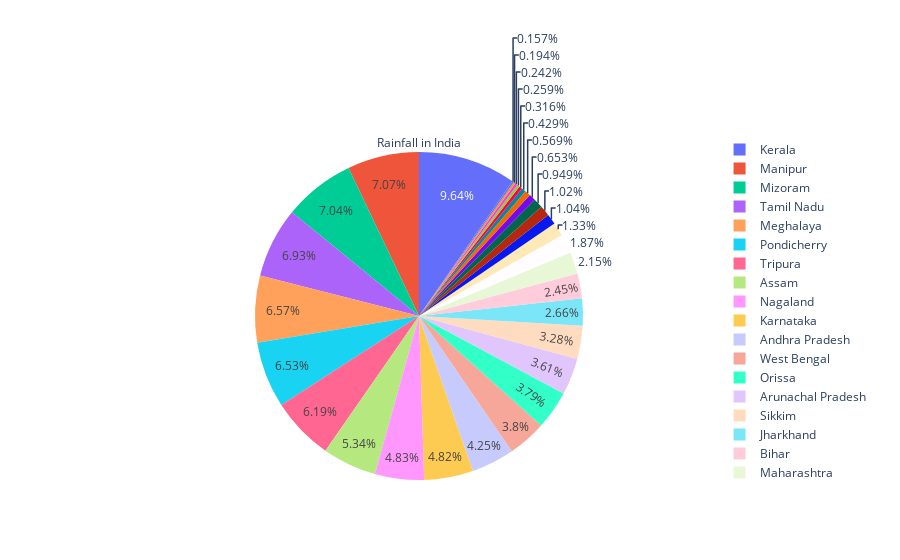

Notebook cell for this chart:
### Code cell
data_temp=data1.get_group(state_name).sum()
np_arr = np.random.randn(13, 31)
df_arr = pd.DataFrame(np_arr)

## print unique month in Months column
month_list=['January','February','March','April','May','June','July','August','September','October','November','December']
cc=0
for i in ll:
    data_temp=data1.get_group(i).sum()
    df_arr.iloc[0,cc]=i
    df_arr.iloc[1:,cc]=data_temp.iloc[3:15]/(data.groupby('State').get_group(i).groupby('District').nunique().count()[0])
    cc=cc+1

fig2=go.Figure(data=[go.Pie(labels=df_arr.iloc[0], values=df_arr.iloc[10],title='Rainfall in India')])
# fig.update_layout(height=400, showlegend=False)
fig2.show()

### Figure 1 — Plotly figure (JSON) as saved in the notebook; plotly's stock layout.template omitted (floating-point values rounded to 4 significant figures)
{"data": [{"labels": ["Andhra Pradesh", "Arunachal Pradesh", "Assam", "Bihar", "Chandigarh", "Chattisgarh", "Dadra & Nagar Haveli", "Delhi", "Gujarat", "Haryana", "Himachal Pradesh", "Jammu & Kashmir", "Jharkhand", "Karnataka", "Kerala", "Madhya Pradesh", "Maharashtra", "Manipur", "Meghalaya", "Mizoram", "Nagaland", "Orissa", "Pondicherry", "Punjab", "Rajasthan", "Sikkim", "Tamil Nadu", "Tripura", "Uttar Pradesh", "Uttaranchal", "West Bengal"], "title": {"text": "Rainfall in India"}, "type": "pie", "values": [13000.0, 11060.0, 16330.0, 7486.0, 741.0, 5724.0, 4072.0, 790.8, 1998.0, 594.2, 1311.0, 1741.0, 8147.0, 14750.0, 29500.0, 2901.0, 6589.0, 21620.0, 20100.0, 21530.0, 14780.0, 11600.0, 19960.0, 481.3, 965.7, 10020.0, 21190.0, 18950.0, 3124.0, 3172.0, 11610.0]}], "layout": {}}
